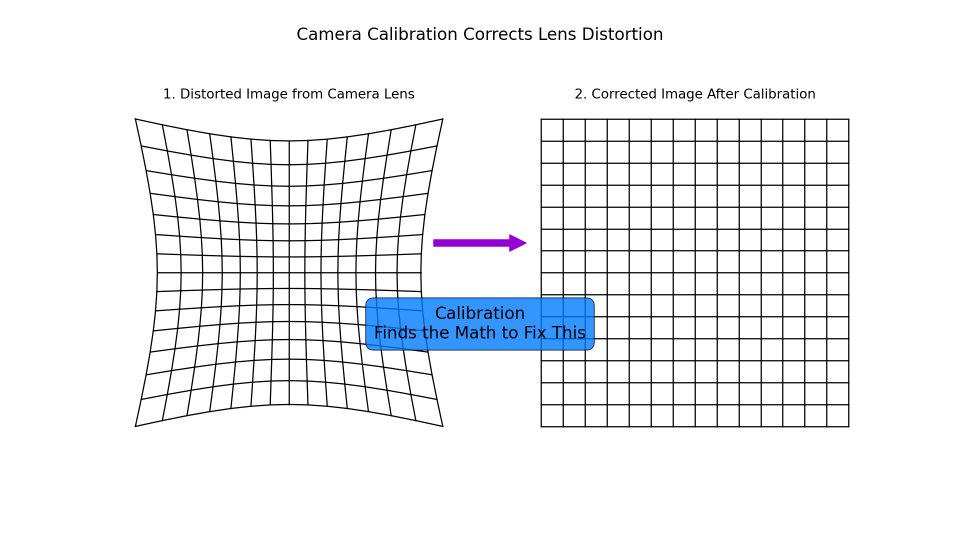
#> input picture chapters/1/images/camera_calibration_distortion.png, 1920 x 1080 px, given in place of i, which was not available (shown at 1/2 size)
$ python -i generate_visualizations.py   (imports and definitions only)
#> lines starting #> are read from the running program, lines starting #| are printed output that depends on the picture; pictures that were not available may be replaced by others from this repository, and a replacement may not be noted
### src/utils.py
"""
Common utility functions for computer vision and navigation tasks.
"""

import numpy as np
import cv2
import matplotlib.pyplot as plt
from typing import Tuple, List, Optional
from pathlib import Path


def load_image(image_path: str, grayscale: bool = True) -> np.ndarray:
    """
    Load an image from file.

    Args:
        image_path: Path to image file
        grayscale: Whether to load as grayscale

    Returns:
        Loaded image array
    """
#> called with image_path = 'i', grayscale = True
    if grayscale:
        return cv2.imread(image_path, cv2.IMREAD_GRAYSCALE)
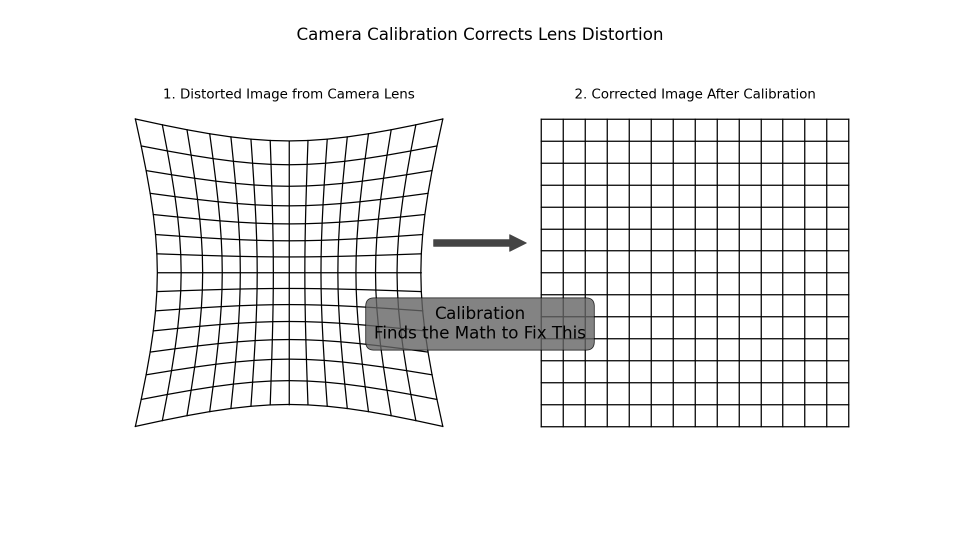
#> returned value: shape (1080, 1920) (shown at 1/2 size); min 0, max 255, mean 240
    else:
        img = cv2.imread(image_path, cv2.IMREAD_COLOR)
        return cv2.cvtColor(img, cv2.COLOR_BGR2RGB)


# [286 lines left out: functions detect_and_match_features, estimate_pose_from_essential_matrix, triangulate_points, plot_trajectory, plot_top_down_trajectory, compute_trajectory_error and 2 more, not called in this run]

### src/datasets.py
"""
Dataset fetching utilities for various computer vision datasets.
"""

import os
import requests
import zipfile
import tarfile
from pathlib import Path
from typing import Optional, Tuple, List
from tqdm import tqdm
import numpy as np
import shutil
import subprocess


class KITTIDatasetFetcher:
    """Utility class for downloading and managing KITTI Visual Odometry dataset."""

    BASE_URL = "https://s3.eu-central-1.amazonaws.com/avg-kitti/data_odometry_"

    def __init__(self, data_dir: str = "data"):
        """
        Initialize KITTI dataset fetcher.

        Args:
            data_dir: Directory to store downloaded data
        """
        self.data_dir = Path(data_dir)
        self.data_dir.mkdir(exist_ok=True)

    # [113 lines left out: functions download_sequence, _download_file, _download_images, _download_poses, _download_calibration, not called in this run]

    def load_poses(self, sequence: str = "00") -> np.ndarray:
        """
        Load ground truth poses for a sequence.

        Args:
            sequence: Sequence number

        Returns:
            Array of 4x4 transformation matrices
        """
        seq_dir = self.data_dir / "kitti" / f"sequence_{sequence}"
        poses_file = seq_dir / "dataset" / "poses" / f"{sequence}.txt"

        if not poses_file.exists():
            raise FileNotFoundError(f"Poses file not found: {poses_file}")

        poses_data = np.loadtxt(poses_file)

        # Convert 12-element vectors to 4x4 matrices
        poses = []
        for pose_vec in poses_data:
            pose_matrix = np.eye(4)
            pose_matrix[:3, :] = pose_vec.reshape(3, 4)
            poses.append(pose_matrix)

        return np.array(poses)

    def load_calibration(self, sequence: str = "00") -> dict:
        """
        Load calibration parameters for a sequence.

        Args:
            sequence: Sequence number

        Returns:
            Dictionary containing calibration matrices
        """
        seq_dir = self.data_dir / "kitti" / f"sequence_{sequence}"
        calib_file = seq_dir / "dataset" / "sequences" / sequence / "calib.txt"

        if not calib_file.exists():
            raise FileNotFoundError(f"Calibration file not found: {calib_file}")

        calib = {}
        with open(calib_file, 'r') as f:
            for line in f:
                if line.strip():
                    key, values = line.strip().split(':', 1)
                    calib[key] = np.array([float(x) for x in values.split()])

        # Reshape projection matrices
        for key in ['P0', 'P1', 'P2', 'P3']:
            if key in calib:
                calib[key] = calib[key].reshape(3, 4)

        return calib

    def get_image_paths(self, sequence: str = "00", camera: str = "image_0") -> list:
        """
        Get list of image file paths for a sequence.

        Args:
            sequence: Sequence number
            camera: Camera name (image_0 or image_1 for stereo)

        Returns:
            List of image file paths
        """
        seq_dir = self.data_dir / "kitti" / f"sequence_{sequence}"
        img_dir = seq_dir / "dataset" / "sequences" / sequence / camera

        if not img_dir.exists():
            raise FileNotFoundError(f"Image directory not found: {img_dir}")

        img_paths = sorted(img_dir.glob("*.png"))
        return [str(p) for p in img_paths]


class TUMDatasetFetcher:
    """Utility class for downloading and managing TUM RGB-D dataset."""

    BASE_URL = "https://cvg.cit.tum.de/rgbd/dataset/freiburg"

    # Available sequences organized by location and type
    SEQUENCES = {
        # Freiburg 1 (fr1) - Office environment, lower resolution
        "fr1/desk": "freiburg1_desk",
        "fr1/desk2": "freiburg1_desk2",
        "fr1/room": "freiburg1_room",
        "fr1/plant": "freiburg1_plant",
        "fr1/teddy": "freiburg1_teddy",

        # Freiburg 2 (fr2) - Office environment, higher resolution
        "fr2/desk": "freiburg2_desk",
        "fr2/large_no_loop": "freiburg2_large_no_loop",
        "fr2/large_with_loop": "freiburg2_large_with_loop",

        # Freiburg 3 (fr3) - Office environment with texture
        "fr3/long_office_household": "freiburg3_long_office_household",
        "fr3/nostructure_texture_near": "freiburg3_nostructure_texture_near",
    }

    # [250 lines left out: functions __init__, download_sequence, _download_and_extract, _download_file, load_poses, _quaternion_to_rotation_matrix and 2 more, not called in this run]


class RarePlanesDatasetFetcher:
    """Utility class for downloading and managing the RarePlanes dataset."""

    BASE_S3_URI = "s3://rareplanes-public/real/tarballs"

    # We'll focus on the 'real' dataset subset for now
    DATA_FILES = {
        'train': [
            'train/RarePlanes_train_geojson_aircraft_tiled.tar.gz',
            'train/RarePlanes_train_PS-RGB_tiled.tar.gz'
        ],
        'test': [
            'test/RarePlanes_test_geojson_aircraft_tiled.tar.gz',
            'test/RarePlanes_test_PS-RGB_tiled.tar.gz'
        ]
    }

    # [136 lines left out: functions __init__, _check_aws_cli, download_dataset, _download_s3_file, _extract_tarball, download_kitti_sequence and 2 more, not called in this run]


class BoneyardDatasetFetcher:
    """
    Downloads aerial imagery of Davis-Monthan AFB "Boneyard" in Tucson, AZ.
    This provides high-resolution, continuous aerial imagery perfect for
    demonstrating pose estimation and visual navigation.
    """

    # We'll use a direct download URL for a pre-selected high-quality image
    # This is a publicly available orthophoto covering the aircraft storage area
    IMAGE_URL = "https://gis.data.census.gov/arcgis/rest/services/Hosted/VT_Imagery_2021/ImageServer/exportImage"

    # [51 lines left out: functions __init__, download_imagery, download_boneyard_imagery, not called in this run]


# [13 lines that do not run on import are left out]

### src/feature_matching.py
"""
Feature detection and matching utilities for visual odometry.
"""

import numpy as np
import cv2
from typing import Tuple, Optional


class FeatureMatcher:
    """Feature detection and matching for visual odometry."""

    def __init__(self, detector_type: str = 'ORB', max_features: int = 1000):
        """
        Initialize feature matcher.

        Args:
            detector_type: Type of feature detector ('ORB', 'SIFT', 'SURF')
            max_features: Maximum number of features to detect
        """
        self.detector_type = detector_type
        self.max_features = max_features

        if self.detector_type == 'ORB':
            self.detector = cv2.ORB_create(nfeatures=self.max_features)
            self.matcher = cv2.BFMatcher(cv2.NORM_HAMMING, crossCheck=False)
        elif self.detector_type == 'SIFT':
            self.detector = cv2.SIFT_create(nfeatures=self.max_features)
            self.matcher = cv2.BFMatcher(cv2.NORM_L2, crossCheck=False)
        else:
            raise ValueError("Unsupported detector type. Use 'ORB' or 'SIFT'.")

    # [58 lines left out: functions _create_detector, _create_matcher, detect_and_match, match_descriptors, not called in this run]

    def get_keypoints_and_descriptors(self, img: np.ndarray) -> Tuple[list, np.ndarray]:
        """
        Get keypoints and descriptors for an image.

        Args:
            img: Input image (grayscale)

        Returns:
            Tuple of (keypoints, descriptors)
        """
        return self.detector.detectAndCompute(img, None)

    # [40 lines left out: function visualize_matches, not called in this run]

### chapters/1/generate_visualizations.py
"""
Generate visualizations for Chapter 1: Visual Odometry

This script creates annotated images showing:
1. Original KITTI frames
2. Detected features (corners)
3. Feature matches between frames
4. Trajectory visualization

Run from project root:
    python chapters/1/generate_visualizations.py
"""

import sys
sys.path.append('.')

from src.datasets import KITTIDatasetFetcher
from src.feature_matching import FeatureMatcher
from src.pose_estimation import PoseEstimator
from src.visual_odometry import SimpleVisualOdometry
from src.utils import load_image, plot_trajectory, plot_top_down_trajectory, compute_trajectory_error
import numpy as np
import cv2
import matplotlib.pyplot as plt
from pathlib import Path
from PIL import Image
import matplotlib.patches as mpatches

# Consistent color theme across chapters
COLOR_GREEN = '#00FF00'  # Bright Green for features (consistent with Ch3)
COLOR_BLUE = '#007BFF'   # A more visible Blue
COLOR_BLUE_BGR = (255, 123, 0)
COLOR_GREEN_BGR = (0, 255, 0)  # Bright green in BGR


# Create output directory
output_dir = Path('chapters/1/images')
# [4 lines not run here, left out]

# Load KITTI data
kitti = KITTIDatasetFetcher('data')
# [1 line that did not run here, left out]
# [1 line that did not run here, left out]
# [1 line that did not run here, left out]
# [1 line that did not run here, left out]

# [15 lines not run here, left out]
matcher = FeatureMatcher('ORB', max_features=1000)
# [1 line that did not run here, left out]
# [1 line that did not run here, left out]

# Draw keypoints on image
# [11 lines not run here, left out]
# [1 line that did not run here, left out]
# [1 line that did not run here, left out]
# [1 line that did not run here, left out]

# [1 line that did not run here, left out]
# [5 lines not run here, left out]

# --- Caching logic for the full run ---
poses_cache_file = output_dir / 'mono_poses_full.npy'
# [1 line that did not run here, left out]

# [25 lines not run here, left out]

# 1000-frame visualization (for 3D view - shows altitude clearly)
# [1 line that did not run here, left out]
# [6 lines not run here, left out]

# 1000-frame top-down (shows good tracking)
# [1 line that did not run here, left out]
# [22 lines not run here, left out]

# Compute errors for both 1000-frame and full sequence
# [1 line that did not run here, left out]
# [1 line that did not run here, left out]

# Plot error analysis for full sequence
fig, axes = plt.subplots(2, 1, figsize=(12, 8))
# [12 lines not run here, left out]

# Plot error analysis for first 1000 frames (cleaner, more readable)
fig, axes = plt.subplots(2, 1, figsize=(12, 8))
# [23 lines not run here, left out]
# [23 lines that did not run here, left out]
# [6 lines not run here, left out]

def _resize_rgb(img_rgb: np.ndarray, target_width: int) -> np.ndarray:
    """Resize an RGB image to the target width while keeping aspect ratio."""
    h, w = img_rgb.shape[:2]
    if w <= target_width:
        return img_rgb
    scale = target_width / float(w)
    new_size = (int(w * scale), int(h * scale))
    return cv2.resize(img_rgb, new_size, interpolation=cv2.INTER_AREA)

# [21 lines left out: function generate_gif_from_images, not called in this run]

raw_gif_path = output_dir / 'sequence_00_raw.gif'
# [4 lines not run here, left out]

def generate_feature_annotated_gif(paths: list, output_path: Path, step: int = 5,
                                   max_frames: int = 300, resize_width: int = 800,
                                   detector_type: str = 'ORB', max_features: int = 1000,
                                   draw_limit: int = 300, duration_ms: int = 80) -> None:
    fm = FeatureMatcher(detector_type=detector_type, max_features=max_features)
    frames = []
    count = 0
    for idx in range(0, len(paths), step):
        if count >= max_frames:
            break
        gray = load_image(paths[idx], grayscale=True)
        if gray is None:
            continue
        kp, _ = fm.get_keypoints_and_descriptors(gray)
#> kp = 1005 keypoints; strongest (x, y, size): (536, 190, 31), (753, 190, 31), (1366, 190, 31), (1210, 74, 31)
        # Draw up to draw_limit keypoints for clarity
        draw_kp = kp[:draw_limit] if kp is not None else []
#> draw_kp = 300 keypoints; strongest (x, y, size): (536, 190, 31), (753, 190, 31), (1366, 190, 31), (1210, 74, 31)
        color_bgr = cv2.cvtColor(gray, cv2.COLOR_GRAY2BGR)
        annotated = cv2.drawKeypoints(color_bgr, draw_kp, None,
                                      color=COLOR_GREEN_BGR, flags=cv2.DRAW_MATCHES_FLAGS_DRAW_RICH_KEYPOINTS)
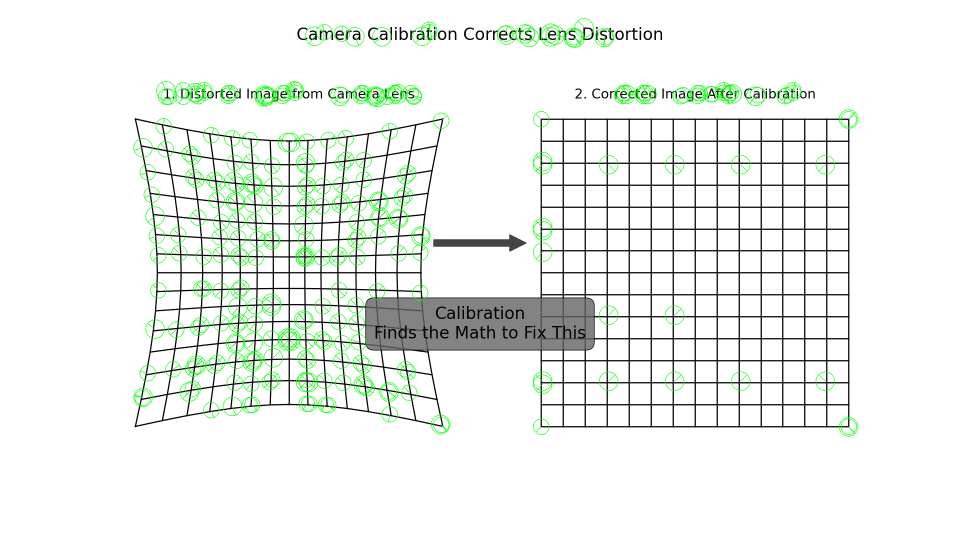
#> annotated: shape (1080, 1920, 3) (shown at 1/2 size); mean B, G, R 235.4, 240.5, 235.4
        rgb = cv2.cvtColor(annotated, cv2.COLOR_BGR2RGB)
        rgb = _resize_rgb(rgb, resize_width)
#> in _resize_rgb, `return cv2.resize(img_rgb, new_size, interpolation=cv2.INTER_AREA)`:
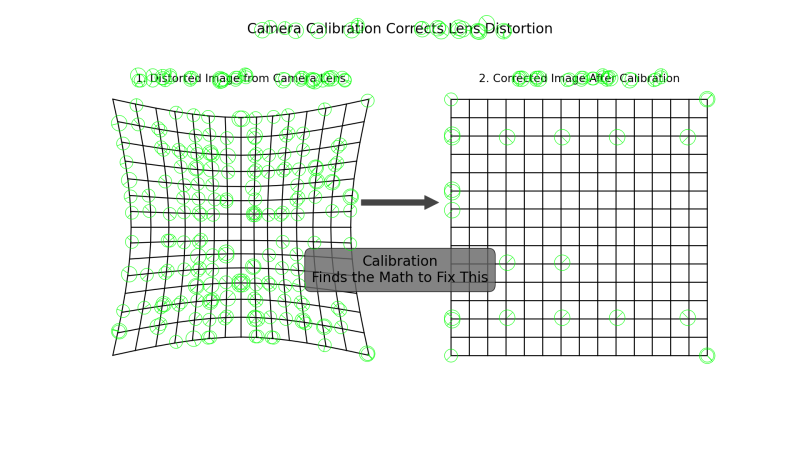
#> returned value: shape (450, 800, 3); mean of channels 0, 1, 2 235.4, 240.5, 235.4; drawn as B, G, R
        frames.append(Image.fromarray(rgb))
        count += 1
#> pass 2 of the loop in generate_feature_annotated_gif, `for idx in range(0, len(paths), step):`:
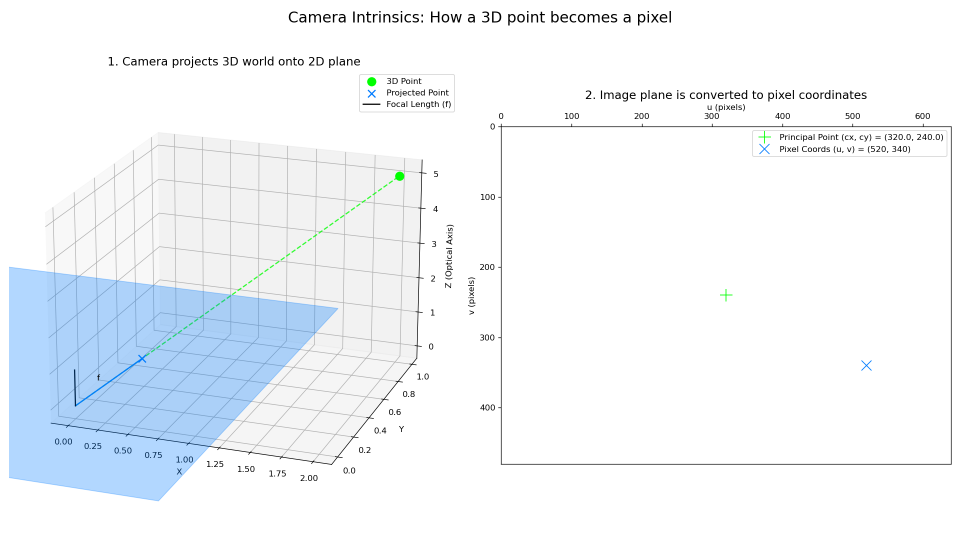
#> input picture chapters/1/images/camera_intrinsics_illustration.png, 1920 x 1080 px, given in place of s, which was not available (shown at 1/2 size)
#> in load_image (call 2), `return cv2.imread(image_path, cv2.IMREAD_GRAYSCALE)`:
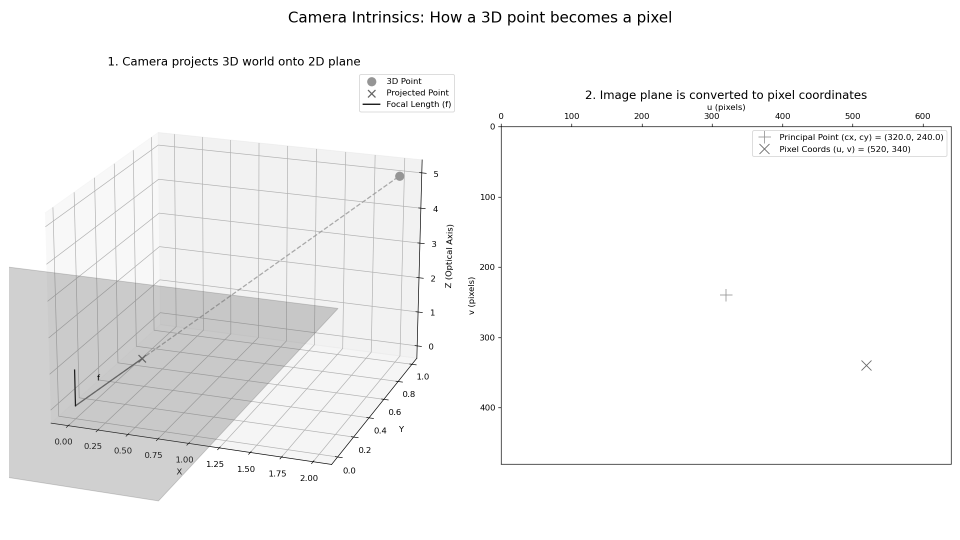
#> returned value: shape (1080, 1920) (shown at 1/2 size); min 0, max 255, mean 244.8
#> kp = 1000 keypoints; strongest (x, y, size): (1306, 193, 31), (1689, 193, 31), (939, 39, 31), (453, 126, 31)
#> draw_kp = 300 keypoints; strongest (x, y, size): (1306, 193, 31), (1689, 193, 31), (939, 39, 31), (453, 126, 31)
#> in _resize_rgb (call 2), `return cv2.resize(img_rgb, new_size, interpolation=cv2.INTER_AREA)`:
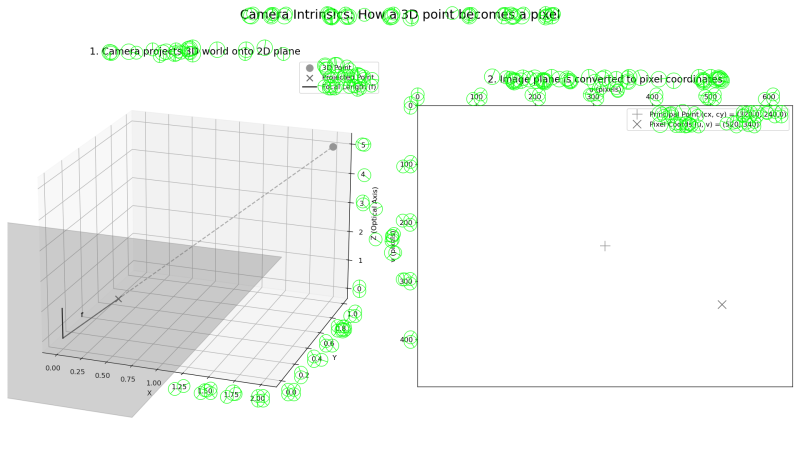
#> returned value: shape (450, 800, 3); mean of channels 0, 1, 2 240.5, 245.2, 240.5; drawn as B, G, R
    if not frames:
        print('   ⚠️  No frames collected for feature GIF, skipping...')
        return
    frames[0].save(output_path, save_all=True, append_images=frames[1:],
                   duration=duration_ms, loop=0)
#> (the run stopped early here; a loop or call above may not have finished)
